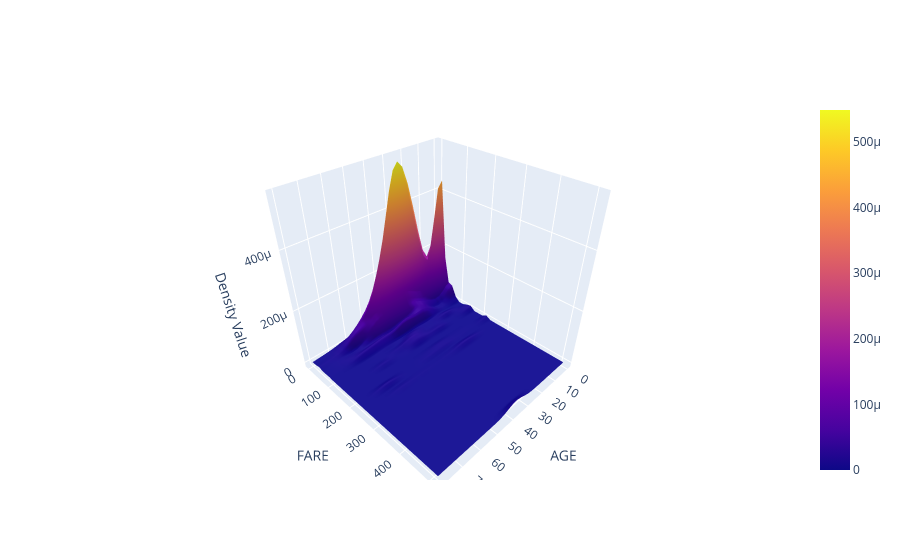

The code cell stored with this chart in its notebook:
### Code cell
fig = kdeplot(data, key="PASSENGER_ID", features=["AGE", "FARE"], enable_plotly=True)

fig.show()

### Figure 1 — Plotly figure (JSON) as saved in the notebook; plotly's stock layout.template omitted (floating-point values rounded to 4 significant figures; data arrays with more than 128 entries replaced by an {"elided": "..."} marker saying what was removed)
{"data": [{"type": "surface", "x": {"elided": "31x31 float values"}, "y": {"elided": "31x31 float values"}, "z": {"elided": "31x31 float values"}}], "layout": {"scene": {"xaxis": {"title": {"text": "AGE"}}, "yaxis": {"title": {"text": "FARE"}}, "zaxis": {"title": {"text": "Density Value"}}}}}
